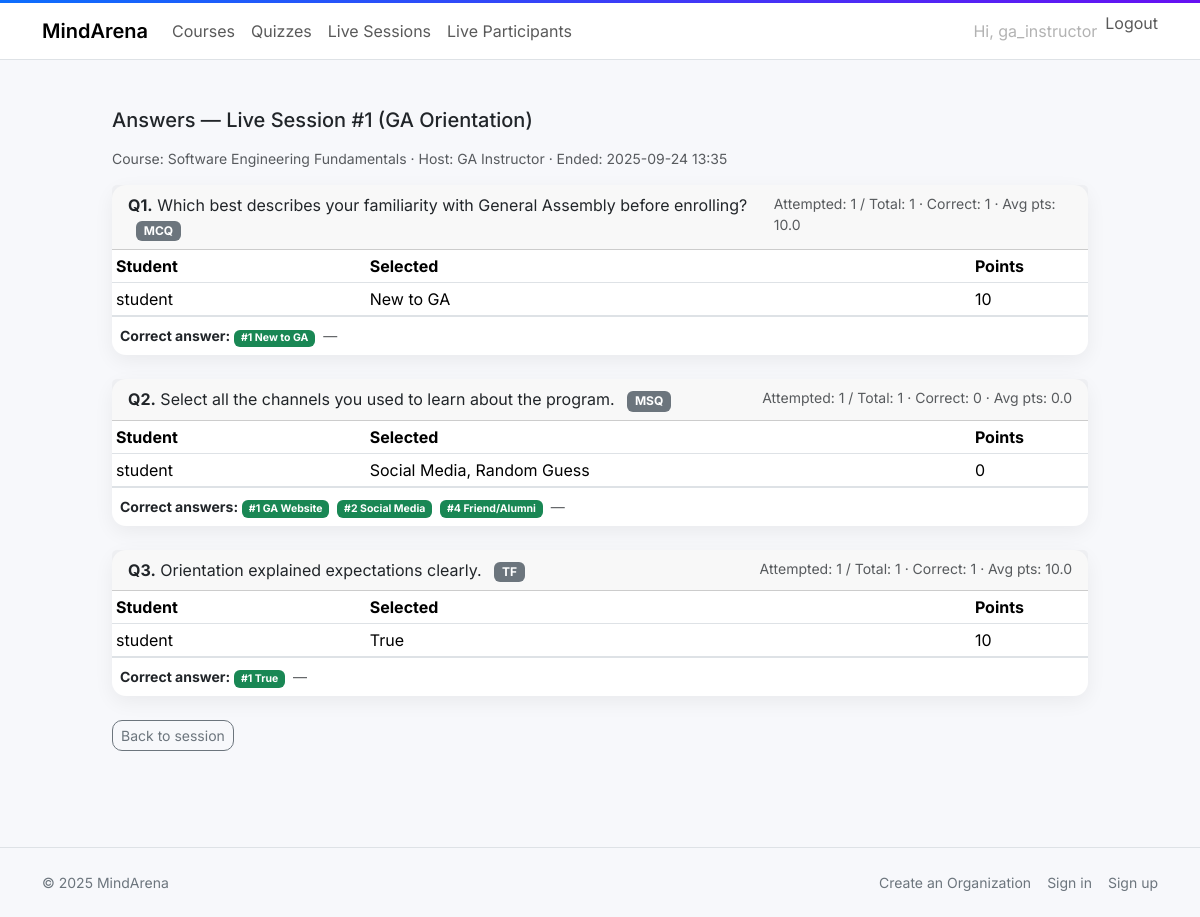
Screenshot of /live/session/1/answers/ (signed in) with the database file from the repository.
### main_app/models.py (models this page shows, shortened)
class LiveSession(models.Model):
    quiz = models.ForeignKey(Quiz, on_delete=models.CASCADE, related_name="live_sessions")
    host = models.ForeignKey(settings.AUTH_USER_MODEL, on_delete=models.PROTECT, related_name="hosted_sessions")
    started_at = models.DateTimeField(null=True, blank=True)
    ended_at = models.DateTimeField(null=True, blank=True)
    details = models.JSONField(default=default_session_details, blank=True)
    created_at = models.DateTimeField(auto_now_add=True)
    class Meta:
        ordering = ["-created_at"]
        indexes = [
            models.Index(fields=["quiz"]),
            models.Index(fields=["host"]),
            models.Index(fields=["started_at"]),
            models.Index(fields=["ended_at"]),
        ]

class Quiz(models.Model):
    course = models.ForeignKey(Course, on_delete=models.CASCADE, related_name="quizzes")
    quiz_title = models.CharField(max_length=255)
    content = models.JSONField(default=default_quiz_content, blank=True)
    created_at = models.DateTimeField(auto_now_add=True)
    class Meta:
        ordering = ["quiz_title"]
        indexes = [
            models.Index(fields=["course"]),
            models.Index(fields=["quiz_title"]),
        ]

class Course(models.Model):
    organization = models.ForeignKey(Organization, on_delete=models.CASCADE, related_name="courses")
    teacher = models.ForeignKey(settings.AUTH_USER_MODEL, on_delete=models.PROTECT, related_name="teaching_courses")
    course_name = models.CharField(max_length=255)
    join_code = models.CharField(max_length=32, unique=True)
    subject_category = models.CharField(max_length=32, choices=SUBJECT_CATEGORIES)
    enrolled_students = models.JSONField(default=list, blank=True)
    created_at = models.DateTimeField(auto_now_add=True)
    class Meta:
        ordering = ["course_name"]
        indexes = [
            models.Index(fields=["organization"]),
            models.Index(fields=["teacher"]),
            models.Index(fields=["join_code"]),
        ]

### main_app/views.py (the view, shortened to what this page needs)
# urls.py: path("live/session/<int:pk>/answers/", views.livesession_answers, name="livesession_answers"),
@login_required
def livesession_answers(request, pk: int):
    session = get_object_or_404(
        LiveSession.objects.select_related(
            "quiz", "quiz__course", "quiz__course__organization", "host"
        ),
        pk=pk,
    )
    role, _org = _actor_role_and_org(request.user)
    if role != ROLE_SUPERUSER and not allowed(
        request.user, READ_ONE, LIVE_SESSION, org=session.quiz.course.organization
    ):
        return render(request, "403.html", status=403)
    if role == ROLE_TEACHER and request.user.id != session.host_id:
        return render(request, "403.html", status=403)
    if role in {ROLE_STUDENT, ROLE_PARENTS}:
        return render(request, "403.html", status=403)
    if not session.ended_at:
        messages.info(request, "This session hasn’t ended yet.")
        return redirect("livesession_detail", pk=session.pk)
    questions = _quiz_questions(session)  # uses your existing helper
    participants = list(
        LiveParticipant.objects.select_related("user")
        .filter(livesession=session)
        .order_by("user__username")
    )
    per_question = []
    for idx, q in enumerate(questions):
        q_rows = []
        for p in participants:
            ans = None
            for a in (p.answer_questions or []):
                try:
                    if int(a.get("question_id", -999)) == idx:
                        ans = a
                        break
                except (TypeError, ValueError):
                    pass
            if ans:
                selected = []
                for raw in (ans.get("selected") or []):
                    try:
                        selected.append(int(raw))
                    except Exception:
                        continue
                choice_texts = []
                for i in selected:
                    chs = q.get("choices") or []
                    if 0 <= i < len(chs):
                        choice_texts.append(chs[i].get("text") or f"Choice {i+1}")
                points = int(ans.get("points", 0))
                q_rows.append(
                    {
                        "user": p.user,
                        "selected_indexes": selected,
                        "selected_texts": choice_texts,
                        "points": points,
                        "skipped": False,
                    }
                )
        attempted = sum(1 for r in q_rows if not r["skipped"])
        correct = sum(1 for r in q_rows if r["points"] > 0)
        avg_points = round(sum(r["points"] for r in q_rows) / max(len(q_rows), 1), 2)
        per_question.append(
            {
                "index": idx,
                "question": q,
                "rows": q_rows,
                "stats": {"attempted": attempted, "correct": correct, "avg_points": avg_points},
            }
        )
    return render(
        request,
        "main_app/livesession_answers.html",
        {
            "session": session,
            "per_question": per_question,
        },
    )

### main_app/permissions.py (called while the page is built)
def allowed(user, action: str, model: str, org=None) -> bool:
    if not getattr(user, "is_authenticated", False):
        return False
    if getattr(user, "is_superuser", False):
        return True
    if org is None:
        return False
    try:
        role = (
            OrgMembership.objects.only("role")
            .get(user=user, organization=org)
            .role.lower()
        )
    except OrgMembership.DoesNotExist:
        return False
    return action in ROLE_ACTIONS.get(role, {}).get(model, set())

### main_app/templatetags/permissions_tags.py (called while the page is built)
def _actor_org(user):
    if not getattr(user, "is_authenticated", False):
        return None
    m = (
        OrgMembership.objects.select_related("organization")
        .only("organization")
        .filter(user=user)
        .first()
    )
    return m.organization if m else None

@register.filter
def can_read_all_orgs(user):
    if not getattr(user, "is_authenticated", False):
        return False
    if getattr(user, "is_superuser", False):
        return True
    org = _actor_org(user)
    return allowed(user, READ_ALL, ORG, org=org) if org else False

@register.filter
def can_view_courses(user):
    if not getattr(user, "is_authenticated", False):
        return False
    if getattr(user, "is_superuser", False):
        return True
    org = _actor_org(user)
    return allowed(user, READ_ALL, COURSE, org=org) if org else False

@register.filter
def can_view_quizzes(user):
    if not getattr(user, "is_authenticated", False):
        return False
    if getattr(user, "is_superuser", False):
        return True
    org = _actor_org(user)
    return allowed(user, READ_ALL, QUIZ, org=org) if org else False

@register.filter
def can_view_livesessions(user):
    if not getattr(user, "is_authenticated", False):
        return False
    if getattr(user, "is_superuser", False):
        return True
    org = _actor_org(user)
    return allowed(user, READ_ALL, LIVE_SESSION, org=org) if org else False

@register.filter
def can_view_liveparticipants(user):
    if not getattr(user, "is_authenticated", False):
        return False
    if getattr(user, "is_superuser", False):
        return True
    org = _actor_org(user)
    return allowed(user, READ_ALL, LIVE_PARTICIPANT, org=org) if org else False

@register.filter
def is_student_or_parent(user):
    if not getattr(user, "is_authenticated", False):
        return False
    return OrgMembership.objects.filter(user=user, role__in=["student", "parents"]).exists()

### main_app/templates/main_app/livesession_answers.html (shortened to what this page needs)
{% extends "base.html" %}
{% block content %}
<div class="container py-4" style="max-width: 1000px;">
  <h1 class="h5 mb-3">
    Answers — Live Session #{{ session.id }} ({{ session.quiz.quiz_title }})
  </h1>
  <div class="mb-3 text-muted small">
    Course: {{ session.quiz.course.course_name }} &middot;
    Host: {{ session.host.get_full_name|default:session.host.username }} &middot;
    Ended: {{ session.ended_at|date:"Y-m-d H:i" }}
  </div>
  {% if per_question %}
    {% for block in per_question %}
      {% with q=block.question idx=block.index stats=block.stats rows=block.rows %}
      <div class="card mb-4">
        <div class="card-header">
          <div class="d-flex justify-content-between">
            <div>
              <strong>Q{{ idx|add:1 }}.</strong>
              {{ q.question }}
              <span class="badge text-bg-secondary ms-2">
                {{ q.question_type|default:"MCQ" }}
              </span>
            </div>
            <div class="text-muted small">
              Attempted: {{ stats.attempted }} /
              Total: {{ rows|length }} &middot;
              Correct: {{ stats.correct }} &middot;
              Avg pts: {{ stats.avg_points|floatformat:1 }}
            </div>
          </div>
        </div>
        <div class="card-body p-0">
          <div class="table-responsive">
            <table class="table table-sm align-middle mb-0">
              <thead>
                <tr>
                  <th style="width:26%">Student</th>
                  <th>Selected</th>
                  <th style="width:12%">Points</th>
                </tr>
              </thead>
              <tbody>
                {% for r in rows %}
                  <tr class="{% if r.skipped %}text-muted{% endif %}">
                    <td>
                      {% if r.user %}
                        {{ r.user.get_full_name|default:r.user.username }}
                      {% else %}
                        —
                      {% endif %}
                    </td>
                    <td>
                      {% if r.selected_texts %}
                        {{ r.selected_texts|join:", " }}
                      {% else %}—{% endif %}
                    </td>
                    <td>{{ r.points }}</td>
                  </tr>
                {% empty %}
                  <tr class="text-muted"><td colspan="3" class="p-3">No participants.</td></tr>
                {% endfor %}
              </tbody>
            </table>
          </div>
          {% if q.choices %}
            <div class="border-top small p-2">
              <strong>Correct answer{% if q.question_type == "MSQ" %}s{% endif %}:</strong>
              {% with has_any=False %}
                {% for ch in q.choices %}
                  {% if ch.is_correct %}
                    <span class="badge text-bg-success me-1">#{{ forloop.counter }} {{ ch.text }}</span>
                  {% endif %}
                {% endfor %}
                {% if not has_any %}
                  <span class="text-muted">—</span>
                {% endif %}
              {% endwith %}
            </div>
          {% endif %}
        </div>
      </div>
      {% endwith %}
    {% endfor %}
  {% else %}
    <div class="alert alert-light border">No questions found for this session.</div>
  {% endif %}
  <a href="{% url 'livesession_detail' session.id %}" class="btn btn-outline-secondary btn-sm">Back to session</a>
</div>
{% endblock %}

### main_app/templates/partials/_navbar.html (shortened to what this page needs)
{% load static %}
{% load permissions_tags %}
<nav class="navbar navbar-expand-lg navbar-light bg-white border-bottom">
  <div class="container">
    <a class="navbar-brand fw-semibold" href="/">MindArena</a>
    <div id="topnav" class="collapse navbar-collapse">
      <ul class="navbar-nav me-auto">
        {% if user.is_authenticated and user|can_view_courses %}
        <li class="nav-item">
          <a class="nav-link" href="{% url 'course_list' %}">Courses</a>
        </li>
        {% endif %}
        {% if user.is_authenticated and user|can_view_quizzes %}
        <li class="nav-item">
          <a class="nav-link" href="{% url 'quiz_list' %}">Quizzes</a>
        </li>
        {% endif %}
        {% if user.is_authenticated and user|can_view_livesessions %}
        <li class="nav-item">
          <a class="nav-link" href="{% url 'livesession_join' %}">Live Sessions</a>
        </li>
        {% endif %}
        {% if user.is_authenticated and user|can_view_liveparticipants %}
        <li class="nav-item">
          <a class="nav-link" href="{% url 'livesession_join' %}">Live Participants</a>
        </li>
        {% endif %}
      </ul>
      <ul class="navbar-nav">
        {% if user.is_authenticated %}
        <li class="nav-item"><span class="nav-link disabled">Hi, {{ user.username }}</span></li>
        <li class="nav-item">
          <form method="post" action="/logout/" style="display:inline;">
            <button type="submit" class="nav-link btn btn-link p-0">Logout</button>
          </form>
        </li>
        {% endif %}
      </ul>
    </div>
  </div>
</nav>

### main_app/templates/base.html (style rules this page uses)
:root { --ma-bg:#f7f8fb; --ma-card-shadow:0 6px 20px rgba(0,0,0,.06); --ma-radius:14px; }
html,body { height:100% }
body { font-family:Inter, system-ui, -apple-system, Segoe UI, Roboto, "Helvetica Neue", Arial, "Noto Sans", sans-serif;background:var(--ma-bg); }
.navbar { backdrop-filter:saturate(160%) blur(6px); }
.card { border:0;border-radius:var(--ma-radius);box-shadow:var(--ma-card-shadow); }
.btn { border-radius:10px; }

### rows the page displays
LiveSession: id "1", quiz.quiz_title "GA Orientation", quiz.course.course_name "Software Engineering Fundamentals", host.get_full_name "GA Instructor", ended_at "2025-09-24 13:35"

### other values shown
{{ user.username }} "ga_instructor"
{{ idx|add:1 }} "1" "2" "3"
{{ q.question }} "Which best describes your familiarity with General Assembly before enrolling?" "Select all the channels you used to learn about the program." "Orientation explained expectations clearly."
{{ q.question_type|default:"MCQ" }} "MCQ" "MSQ" "TF"
{{ stats.attempted }} "1" "1" "1"
{{ rows|length }} "1" "1" "1"
{{ stats.correct }} "1" "0" "1"
{{ stats.avg_points|floatformat:1 }} "10.0" "0.0" "10.0"
{{ r.user.get_full_name|default:r.user.username }} "student"
{{ r.selected_texts|join:", " }} "New to GA"
{{ r.points }} "10"
{{ ch.text }} "New to GA" "GA Website" "Social Media" "Friend/Alumni" "True"
{{ r.selected_texts|join:", " }} "Social Media, Random Guess"
{{ r.points }} "0"
{{ r.selected_texts|join:", " }} "True"
